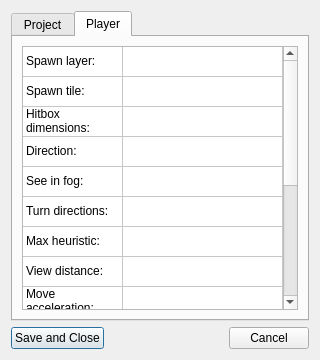
<?xml version="1.0" encoding="UTF-8"?>
<ui version="4.0">
 <class>PrjSettingsDialog</class>
 <widget class="QDialog" name="PrjSettingsDialog">
  <property name="geometry">
   <rect>
    <x>0</x>
    <y>0</y>
    <width>320</width>
    <height>360</height>
   </rect>
  </property>
  <property name="windowTitle">
   <string>Project Settings</string>
  </property>
  <layout class="QVBoxLayout" name="verticalLayout_2">
   <item>
    <layout class="QVBoxLayout" name="verticalLayout" stretch="95,5">
     <item>
      <widget class="QTabWidget" name="tabs">
       <property name="currentIndex">
        <number>1</number>
       </property>
       <widget class="QWidget" name="projectTab">
        <attribute name="title">
         <string>Project</string>
        </attribute>
        <layout class="QVBoxLayout" name="verticalLayout_3">
         <item>
          <widget class="QTableWidget" name="projectProperties">
           <property name="horizontalScrollBarPolicy">
            <enum>Qt::ScrollBarAlwaysOff</enum>
           </property>
           <attribute name="horizontalHeaderVisible">
            <bool>false</bool>
           </attribute>
           <attribute name="horizontalHeaderStretchLastSection">
            <bool>true</bool>
           </attribute>
           <attribute name="verticalHeaderVisible">
            <bool>false</bool>
           </attribute>
           <row>
            <property name="text">
             <string>Project name</string>
            </property>
           </row>
           <row>
            <property name="text">
             <string>Project path</string>
            </property>
           </row>
           <column>
            <property name="text">
             <string>Property</string>
            </property>
           </column>
           <column>
            <property name="text">
             <string>Value</string>
            </property>
           </column>
           <item row="0" column="0">
            <property name="text">
             <string>Project name:</string>
            </property>
           </item>
           <item row="0" column="1">
            <property name="text">
             <string/>
            </property>
           </item>
           <item row="1" column="0">
            <property name="text">
             <string>Project path:</string>
            </property>
           </item>
          </widget>
         </item>
        </layout>
       </widget>
       <widget class="QWidget" name="playerTab">
        <attribute name="title">
         <string>Player</string>
        </attribute>
        <layout class="QVBoxLayout" name="verticalLayout_4">
         <item>
          <widget class="QTableWidget" name="playerProperties">
           <property name="horizontalScrollBarPolicy">
            <enum>Qt::ScrollBarAlwaysOff</enum>
           </property>
           <attribute name="horizontalHeaderVisible">
            <bool>false</bool>
           </attribute>
           <attribute name="horizontalHeaderStretchLastSection">
            <bool>true</bool>
           </attribute>
           <attribute name="verticalHeaderVisible">
            <bool>false</bool>
           </attribute>
           <row>
            <property name="text">
             <string>Start layer</string>
            </property>
           </row>
           <row>
            <property name="text">
             <string>Start tile</string>
            </property>
           </row>
           <row>
            <property name="text">
             <string>Hitbox dimensions</string>
            </property>
           </row>
           <row>
            <property name="text">
             <string>Direction</string>
            </property>
           </row>
           <row>
            <property name="text">
             <string>See in fog</string>
            </property>
           </row>
           <row>
            <property name="text">
             <string>Turn directions</string>
            </property>
           </row>
           <row>
            <property name="text">
             <string>Max heuristic</string>
            </property>
           </row>
           <row>
            <property name="text">
             <string>View distance</string>
            </property>
           </row>
           <row>
            <property name="text">
             <string>Move acceleration</string>
            </property>
           </row>
           <row>
            <property name="text">
             <string>Turn acceleration</string>
            </property>
           </row>
           <row>
            <property name="text">
             <string>Max move speed</string>
            </property>
           </row>
           <row>
            <property name="text">
             <string>Max turn speed</string>
            </property>
           </row>
           <row>
            <property name="text">
             <string>Idle animation</string>
            </property>
           </row>
           <row>
            <property name="text">
             <string>Move animation</string>
            </property>
           </row>
           <row>
            <property name="text">
             <string>Health</string>
            </property>
           </row>
           <column>
            <property name="text">
             <string>Property</string>
            </property>
           </column>
           <column>
            <property name="text">
             <string>Value</string>
            </property>
           </column>
           <item row="0" column="0">
            <property name="text">
             <string>Spawn layer:</string>
            </property>
           </item>
           <item row="1" column="0">
            <property name="text">
             <string>Spawn tile:</string>
            </property>
           </item>
           <item row="2" column="0">
            <property name="text">
             <string>Hitbox dimensions:</string>
            </property>
           </item>
           <item row="3" column="0">
            <property name="text">
             <string>Direction:</string>
            </property>
           </item>
           <item row="4" column="0">
            <property name="text">
             <string>See in fog:</string>
            </property>
           </item>
           <item row="5" column="0">
            <property name="text">
             <string>Turn directions:</string>
            </property>
           </item>
           <item row="6" column="0">
            <property name="text">
             <string>Max heuristic:</string>
            </property>
           </item>
           <item row="7" column="0">
            <property name="text">
             <string>View distance:</string>
            </property>
           </item>
           <item row="7" column="1">
            <property name="text">
             <string/>
            </property>
           </item>
           <item row="8" column="0">
            <property name="text">
             <string>Move acceleration:</string>
            </property>
           </item>
           <item row="9" column="0">
            <property name="text">
             <string>Turn acceleration:</string>
            </property>
           </item>
           <item row="9" column="1">
            <property name="text">
             <string/>
            </property>
           </item>
           <item row="10" column="0">
            <property name="text">
             <string>Max move speed:</string>
            </property>
           </item>
           <item row="10" column="1">
            <property name="text">
             <string/>
            </property>
           </item>
           <item row="11" column="0">
            <property name="text">
             <string>Max turn speed:</string>
            </property>
           </item>
           <item row="11" column="1">
            <property name="text">
             <string/>
            </property>
           </item>
           <item row="12" column="0">
            <property name="text">
             <string>Idle animation:</string>
            </property>
           </item>
           <item row="12" column="1">
            <property name="text">
             <string/>
            </property>
           </item>
           <item row="13" column="0">
            <property name="text">
             <string>Move animation:</string>
            </property>
           </item>
           <item row="13" column="1">
            <property name="text">
             <string/>
            </property>
           </item>
           <item row="14" column="0">
            <property name="text">
             <string>Health:</string>
            </property>
           </item>
           <item row="14" column="1">
            <property name="text">
             <string/>
            </property>
           </item>
          </widget>
         </item>
        </layout>
       </widget>
      </widget>
     </item>
     <item>
      <layout class="QHBoxLayout" name="horizontalLayout">
       <item>
        <widget class="QPushButton" name="bSave">
         <property name="text">
          <string>Save and Close</string>
         </property>
        </widget>
       </item>
       <item>
        <spacer name="horizontalSpacer">
         <property name="orientation">
          <enum>Qt::Horizontal</enum>
         </property>
         <property name="sizeHint" stdset="0">
          <size>
           <width>40</width>
           <height>20</height>
          </size>
         </property>
        </spacer>
       </item>
       <item>
        <widget class="QPushButton" name="bCancel">
         <property name="text">
          <string>Cancel</string>
         </property>
        </widget>
       </item>
      </layout>
     </item>
    </layout>
   </item>
  </layout>
 </widget>
 <resources/>
 <connections/>
</ui>
